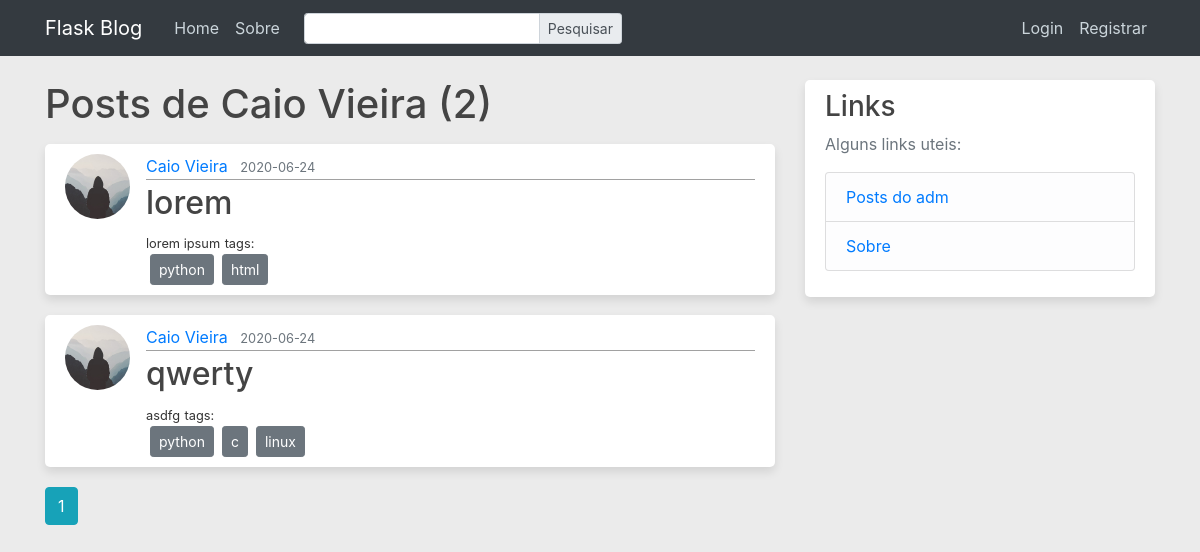
/user/Caio Vieira, run on the app's committed database.
### flaskblog/models.py (models this page shows, shortened)
class User(db.Model, UserMixin):
    id = db.Column(
        db.Integer,
        primary_key=True
    )
    username = db.Column(
        db.String(25),
        unique=True,
        nullable=False
    )
    email = db.Column(
        db.String(125),
        unique=True,
        nullable=False
    )
    image_file = db.Column(
        db.String(20),
        nullable=False,
        default='default.jpg'
    )
    password = db.Column(
        db.String(60),
        nullable=True
    )
    posts = db.relationship(
        'Post',
        backref='author',
        lazy=True
    )
    comments = db.relationship(
        'Comment',
        backref='author',
        lazy=True
    )

class Post(db.Model):
    id = db.Column(
        db.Integer,
        primary_key=True
    )
    title = db.Column(
        db.String(100),
        nullable=False
    )
    description = db.Column(db.String(200))
    date_posted = db.Column(
        db.DateTime,
        nullable=False,
        default=datetime.utcnow
    )
    content = db.Column(
        db.Text,
        nullable=False
    )
    tags = db.Column(
        db.String(30)
    )
    user_id = db.Column(
        db.Integer,
        db.ForeignKey('user.id'),
        nullable=False
    )
    comments = db.relationship(
        'Comment',
        backref='post',
        lazy=True
    )

### flaskblog/users/routes.py (the view)
@users.route('/user/<string:username>')
def user_posts(username):
    page = request.args.get('page', 1, type=int)
    user = User.query.filter_by(username=username).first_or_404()
    posts = Post.query\
        .filter_by(
            author=user
        )\
        .order_by(
            Post.date_posted.desc()
        )\
        .paginate(
            per_page=6,
            page=page
        )
    return render_template('user_post.html', posts=posts, user=user)

### flaskblog/main/forms.py
class SearchForm(FlaskForm):
    search_term = StringField('Pesquisar', validators=[DataRequired()])
    submit = SubmitField('Pesquisar')

### flaskblog/posts/routes.py (called while the page is built)
@posts.before_app_request
def before_request():
    g.search_form = SearchForm()
    if g.search_form.validate_on_submit():
        return redirect(
            url_for('main.search', tags=g.search_form.search_term.data.lower())
        )

### flaskblog/templates/user_post.html
{% extends 'home.html' %}
{% block title %}
<h1 class="mb-3">Posts de {{ user.username }} ({{ posts.total }})</h1>
{% endblock title %}

### flaskblog/templates/home.html (shortened to what this page needs)
{% from 'layouts.html' import post_container %}
{% extends 'layout.html' %}
{% block content %}
{% block title %}
{% endblock title %}
{% for post in posts.items %}
{{ post_container(post=post) }}
{% endfor %}
{% for page_num in posts.iter_pages(left_edge=1, right_edge=1, left_current=1, right_current=2) %}
{% if page_num %}
{% if posts.page == page_num %}
<a class="btn btn-info mb-4" href="{{ url_for('main.search', tags=tags,page=page_num) }}">{{ page_num }}</a>
{% else %}
<a class="btn btn-outline-info mb-4" href="{{ url_for('main.search', tags=tags,page=page_num) }}">{{ page_num }}</a>
{% endif %}
{% else %}
...
{% endif %}
{% endfor %}
{% endblock content %}

### flaskblog/templates/layouts.html (shortened to what this page needs)
{% macro post_container(post, show_content=False) %}
<article class="media content-section">
    <img class="rounded-circle article-img" src="{{ url_for('static', filename='profile_pics/' + post.author.image_file) }}" alt="" />
    <div class="media-body">
        <div class="article-metadata">
            <a class="mr-2" href="{{ url_for('users.user_posts', username=post.author.username) }}">{{ post.author.username }}</a>
            <small class="text-muted">{{ post.date_posted.strftime('%Y-%m-%d') }}</small>
        </div>
        {% if show_content %}
        <h2 class="article-title">{{ post.title }}</h2>
        {% else %}
        <h2><a class="article-title" href="{{ url_for('posts.post', post_id=post.id) }}">{{ post.title }}</a></h2>
        {% endif %}
        <small class="article-content">{{ post.description }}</small>
        {% if post.tags %}
        <small>tags:</small>
        <br>
        <div class="btn-group" role="group">
            {% for tag in post.tags.split(' ') %}
            <form action="{{ url_for('main.search', tags=tag) }}" class="ml-1 mr-1" >
                <button type="submit" class="btn btn-secondary btn-sm">{{ tag.lower() }}</button>
            </form>
            {% endfor %}
        </div>
        {% endif %}
    </div>
</article>
{% endmacro %}

### flaskblog/templates/layout.html (shortened to what this page needs)
<!DOCTYPE html>
<html lang="en" dir="ltr">
<head>
    <link rel="stylesheet" href="https://maxcdn.bootstrapcdn.com/bootstrap/4.0.0/css/bootstrap.min.css">
    <link rel="stylesheet" type="text/css" href="{{ url_for('static', filename='main.css') }}">
    <link rel="stylesheet" href="https://cdnjs.cloudflare.com/ajax/libs/font-awesome/4.7.0/css/font-awesome.min.css">
</head>
<body>
    <header class="site-header">
        <nav class="navbar navbar-expand-md navbar-dark bg-dark fixed-top">
            <div class="container">
                <a class="navbar-brand mr-4" href="{{ url_for('main.home') }}">Flask Blog</a>
                <div class="collapse navbar-collapse" id="navbarToggle">
                    <div class="navbar-nav mr-auto">
                        <a class="nav-item nav-link" href="{{ url_for('main.home') }}">Home</a>
                        <a class="nav-item nav-link" href="{{ url_for('main.about') }}">Sobre</a>
                        {% if g.search_form %}
                        <form class="form-inline ml-3" action="" method="POST">
                            <div class="input-group input-group-sm">
                                {{ g.search_form.search_term(class="form-control") }}
                                <div class="input-group-append">
                                    {{ g.search_form.submit(class="input-group-text", id="basic-addon1 inputGroup-sizing-sm") }}
                                </div>
                            </div>
                        </form>
                        {% endif %}
                    </div>
                    <div class="navbar-nav">
                        {% if current_user.is_authenticated %}
                        <a class="nav-item nav-link" href="{{ url_for('posts.new_post') }}">Novo Post</a>
                        <a class="nav-item nav-link" href="{{ url_for('users.account') }}">Conta</a>
                        <a class="nav-item nav-link" href="{{ url_for('users.logout') }}">Logout</a>
                        {% else %}
                        <a class="nav-item nav-link" href="{{ url_for('users.login') }}">Login</a>
                        <a class="nav-item nav-link" href="{{ url_for('users.register') }}">Registrar</a>
                        {% endif %}
                    </div>
                </div>
            </div>
        </nav>
    </header>
    <main role="main" class="container">
        <div class="row">
            <div class="col-md-8">
                {% block content %}{% endblock %}
            </div>
            <div class="col-md-4">
                <div class="content-section">
                    <h3>Links</h3>
                    <p class='text-muted'>Alguns links uteis:
                    <ul class="list-group">
                        <li class="list-group-item list-group-item-light"><a href="{{ url_for('users.user_posts', username='Caio Vieira') }}">Posts do adm</a></li>
                        <li class="list-group-item list-group-item-light"><a href="{{ url_for('main.about') }}">Sobre</a></li>
                    </ul>
                    </p>
                </div>
            </div>
        </div>
    </main>
</body>
</html>

### flaskblog/static/main.css (style rules this page uses)
body { background: #ebebeb; color: #333333; margin-top: 5rem; }
h1, h2, h3, h4, h5, h6 { color: #444444; }
.site-header .navbar-nav .nav-link { color: #cbd5db; }
.content-section { background: #ffffff; padding: 10px 20px; box-shadow: 0px 5px 10px 0px rgba(0, 0, 0, 0.1); border-radius: 5px; margin-bottom: 20px; }
.article-title { color: #444444; }
.article-content { white-space: pre-line; }
.article-img { height: 65px; width: 65px; margin-right: 16px; }
.article-metadata { padding-bottom: 1px; margin-bottom: 4px; border-bottom: 1px solid #a1a1a1; }

### data on the page
User: username "Caio Vieira"
Post: image_file (placeholder picture), author.username "Caio Vieira", date_posted "2020-06-24", title "lorem", description "lorem ipsum", lower "python" "html"
Post: image_file (placeholder picture), author.username "Caio Vieira", date_posted "2020-06-24", title "qwerty", description "asdfg", lower "python" "c" "linux"

### other printed values
{{ posts.total }} "2"
{{ page_num }} "1"
